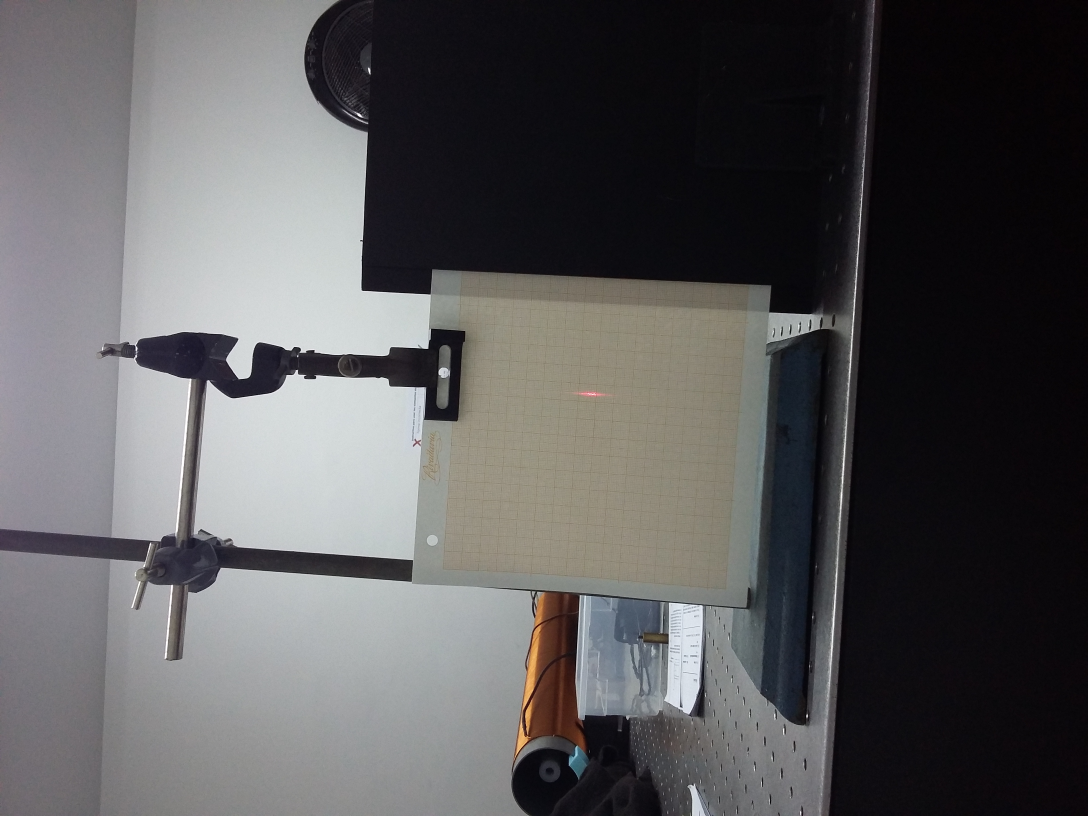
#> input picture informe_1/young_estatico/data/datos_acero/papela.jpg, 3264 x 2448 px, found by its file name (shown at 1/3 size)
$ jupyter execute analisis_acero_estatico.ipynb   (shell and % lines are left out)
#> lines starting #> are read from the running program, lines starting #| are printed output that depends on the picture
# Análisis de los datos del patrón de diffracción para la vara de acero

## 1) Calibramos la imagen

Importamos librerias

[cell 1]
import imageio
import numpy as np
import matplotlib.pyplot as plt
import matplotlib.patches as patches
from scipy import optimize
from scipy import signal
from scipy import ndimage
import matplotlib

Importamos imagen que usamos para calibrar cm/px

[cell 2]
im_calibracion = imageio.imread('~/facultad/labo_4/git_labo_4/informe_1/young_estatico/data/datos_acero/papela.jpg')
#> im_calibracion is the input picture: shape (2448, 3264, 3); mean R, G, B 90.1, 89.2, 90.4

calib_rojo = im_calibracion[:,:,0]
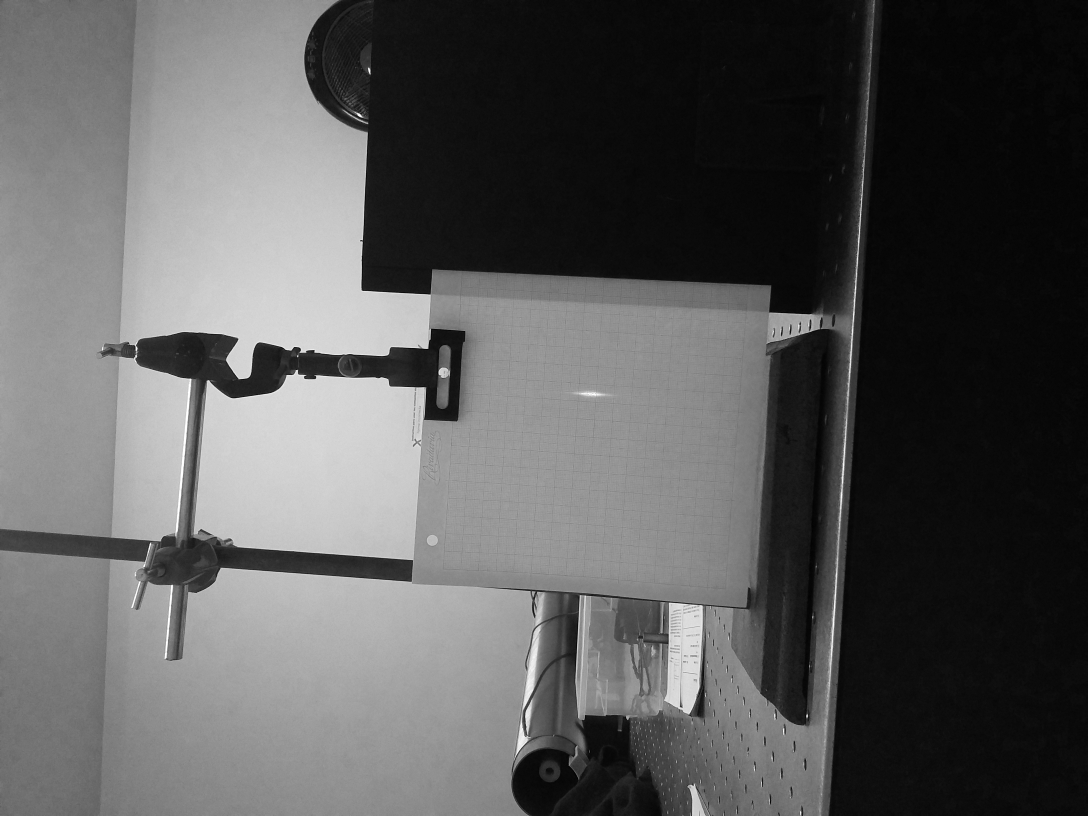
#> calib_rojo: shape (2448, 3264) (shown at 1/3 size); min 0, max 255, mean 90.1
calib_verde = im_calibracion[:,:,1]
calib_azul = im_calibracion[:,:,2]
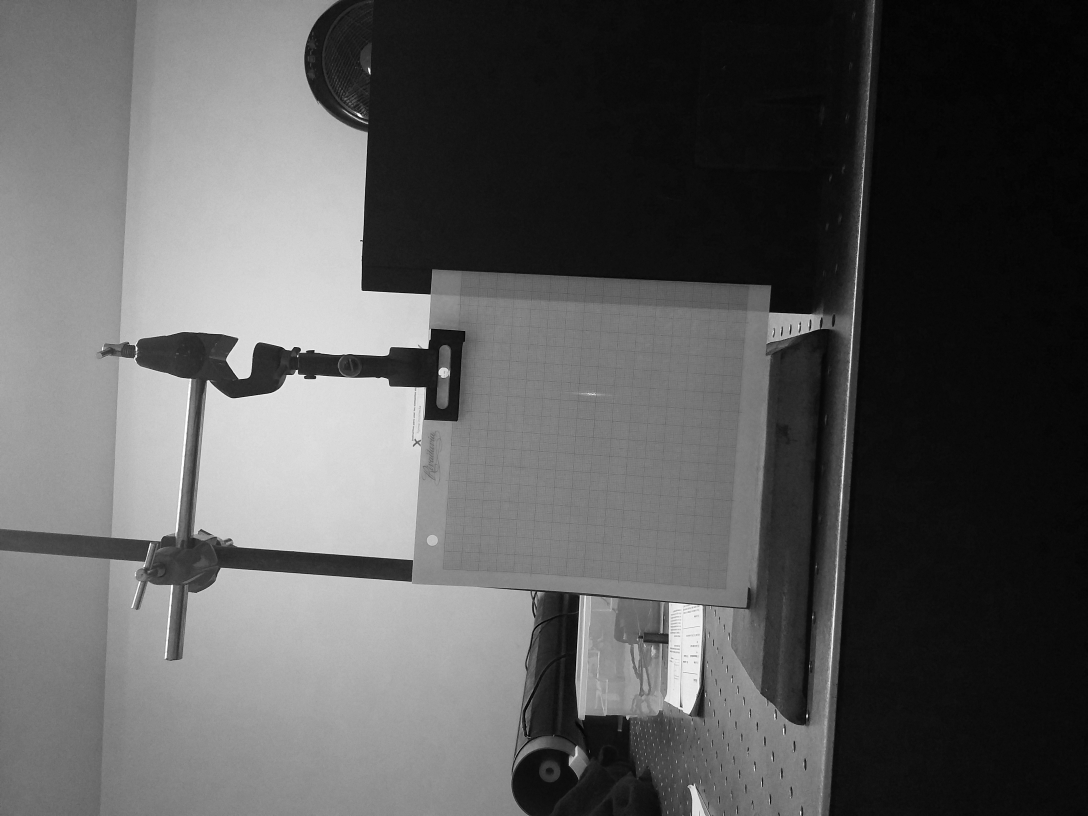
#> calib_azul: shape (2448, 3264) (shown at 1/3 size); min 0, max 255, mean 90.4

Visualizo las imágenes para ver cual se ve mejor y quedarme con esa para calibrar

[cell 3]

fig, ax = plt.subplots(3, figsize=(12,20))
ax1, ax2, ax3 = ax

#recorto las imágenes
calib_rojo = calib_rojo[1250:2250,630:1630]
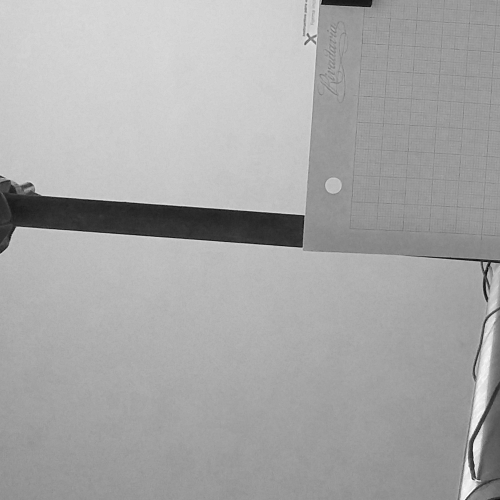
#> calib_rojo: shape (1000, 1000) (shown at 1/2 size); min 0, max 255, mean 166.9
calib_verde = calib_verde[1250:2250,630:1630]
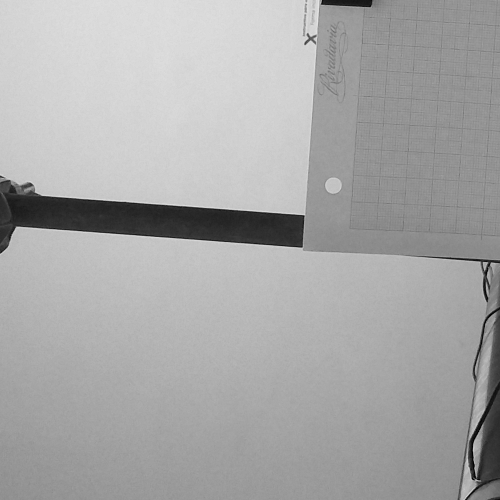
#> calib_verde: shape (1000, 1000) (shown at 1/2 size); min 0, max 235, mean 168
calib_azul = calib_azul[1250:2250,630:1630]
#> calib_azul: shape (1000, 1000)

#muestro las imágenes
ax1.imshow(calib_rojo)
ax2.imshow(calib_verde)
ax3.imshow(calib_azul)
plt.show()

Me quedo con la imagen roja. Ahora la roto para que quede vertical y la vuelvo a recortar

[cell 4]
calib_rojo = ndimage.rotate(calib_rojo, 4) #Roto la imagen en 4 grados
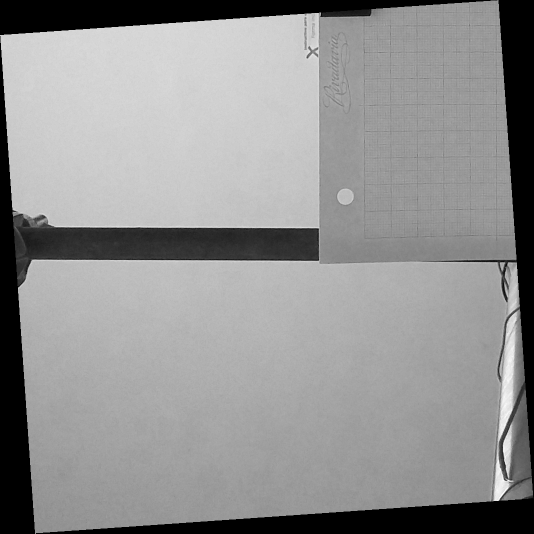
#> calib_rojo: shape (1067, 1067) (shown at 1/2 size); min 0, max 255, mean 146.3
calib_rojo = calib_rojo[170:1000,400:600] #Recorto la imagen
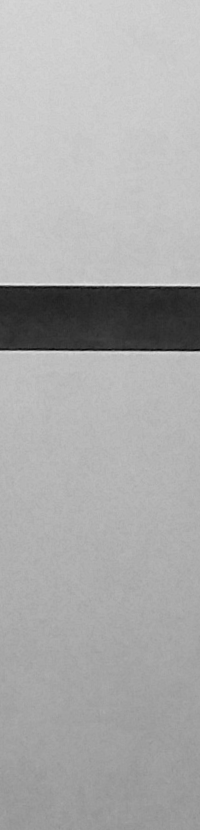
#> calib_rojo: shape (830, 200); min 4, max 231, mean 171.5
fig, ax = plt.subplots(1, figsize=(10,10)) #Grafico
ax.imshow(calib_rojo)
plt.show()
